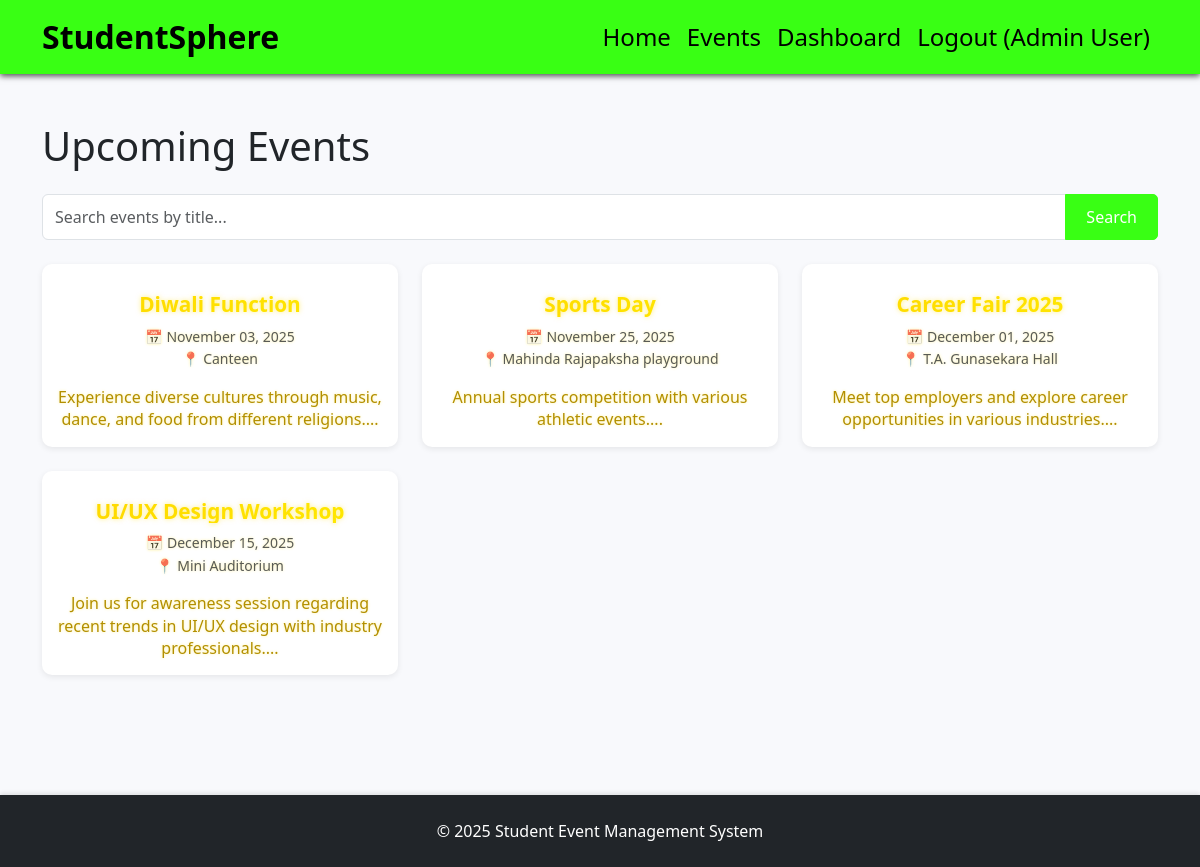
The app's page /events.php (signed in) with its own data.
### tables this page shows
CREATE TABLE IF NOT EXISTS events (
    event_id INT AUTO_INCREMENT PRIMARY KEY,
    title VARCHAR(150) NOT NULL,
    date DATE NOT NULL,
    venue VARCHAR(150) NOT NULL,
    description TEXT,
    organizer VARCHAR(100) NOT NULL,
    created_at TIMESTAMP DEFAULT CURRENT_TIMESTAMP
);

### events.php (the view, shortened to what this page needs)
<?php
require_once 'php/db_connect.php';
$search = isset($_GET['search']) ? trim($_GET['search']) : '';
if ($search) {
    $stmt = $pdo->prepare("SELECT * FROM events WHERE title LIKE ? ORDER BY date ASC");
    $stmt->execute(['%' . $search . '%']);
} else {
    $stmt = $pdo->query("SELECT * FROM events ORDER BY date ASC");
}
$events = $stmt->fetchAll();
?>
<!DOCTYPE html>
<html lang="en">
<head>
    <link href="https://cdn.jsdelivr.net/npm/bootstrap@5.3.0/dist/css/bootstrap.min.css" rel="stylesheet">
    <link href="css/styles.css" rel="stylesheet">
</head>
<body>
    <nav class="navbar navbar-expand-lg navbar-dark bg-primary">
        <div class="container">
            <a class="navbar-brand" href="index.php">StudentSphere</a>
            <div class="collapse navbar-collapse" id="navbarNav">
                <ul class="navbar-nav ms-auto">
                    <li class="nav-item">
                        <a class="nav-link" href="index.php">Home</a>
                    </li>
                    <li class="nav-item">
                        <a class="nav-link active" href="events.php">Events</a>
                    </li>
                    <?php if (isset($_SESSION['user_id'])): ?>
                        <?php if ($_SESSION['role'] === 'admin'): ?>
                            <li class="nav-item">
                                <a class="nav-link" href="admin/dashboard.php">Dashboard</a>
                            </li>
                        <?php endif; ?>
                        <li class="nav-item">
                            <a class="nav-link" href="php/logout_user.php">Logout (<?php echo htmlspecialchars($_SESSION['name']); ?>)</a>
                        </li>
                    <?php endif; ?>
                </ul>
            </div>
        </div>
    </nav>
    <div class="container my-5">
        <h1 class="mb-4">Upcoming Events</h1>
        <form action="events.php" method="GET" class="mb-4">
            <div class="input-group">
                <input type="text" class="form-control" name="search" placeholder="Search events by title..." value="<?php echo htmlspecialchars($search); ?>">
                <button class="btn btn-primary" type="submit">Search</button>
            </div>
        </form>
        <?php if (count($events) > 0): ?>
            <div class="row">
                <?php foreach ($events as $event): ?>
                    <div class="col-md-6 col-lg-4 mb-4">
                        <div class="card event-card h-100 shadow-sm">
                            <div class="card-body d-flex flex-column">
                                <h5 class="card-title"><?php echo htmlspecialchars($event['title']); ?></h5>
                                <p class="card-text text-muted">
                                    <small>📅 <?php echo date('F d, Y', strtotime($event['date'])); ?></small><br>
                                    <small>📍 <?php echo htmlspecialchars($event['venue']); ?></small>
                                </p>
                                <p class="card-text"><?php echo htmlspecialchars(substr($event['description'], 0, 100)) . '...'; ?></p>
                            </div>
                        </div>
                    </div>
                <?php endforeach; ?>
            </div>
        <?php else: ?>
            <div class="alert alert-info">
                No events found. <?php if ($search): ?>Try a different search term.<?php endif; ?>
            </div>
        <?php endif; ?>
    </div>
    <footer class="bg-dark text-white text-center py-4 mt-5">
        <div class="container">
            <p class="mb-0">&copy; 2025 Student Event Management System</p>
        </div>
    </footer>
</body>
</html>

### css/styles.css (style rules this page uses)
:root { --primary-color: #39ff14; --primary-green: #39ff14; --primary-aqua: #00ff7f; --dark-green: #00c200; --dark-aqua: #00b36b; --light-green: #eafff0; --light-aqua: #f2fff6; --gradient-start: #39ff14; --gradient-end: #00ff7f; }
body { font-family: 'Segoe UI', Tahoma, Geneva, Verdana, sans-serif; background-color: #f8f9fc; min-height: 100vh; display: flex; flex-direction: column; }
.event-card { border: none; border-radius: 10px; transition: transform 0.3s ease, box-shadow 0.3s ease; overflow: hidden; background: #ffffff; color: #333; text-align: center; box-shadow: 0 6px 15px rgba(255, 223, 0, 0.3), 0 0 20px rgba(255, 223, 0, 0.2); }
.event-card .card-title { font-size: 1.3rem; font-weight: 600; margin: 0.75rem 0 0.5rem; background: linear-gradient(90deg, #ffd700, #ffec00); -webkit-background-clip: text; -webkit-text-fill-color: transparent; text-shadow: 0 0 5px rgba(255, 223, 0, 0.5); }
.event-card .card-text { font-size: 1rem; color: #b38f00; line-height: 1.4; text-shadow: 0 0 3px rgba(255, 223, 0, 0.4); }
.card { border: none; border-radius: 10px; }
.btn { border-radius: 5px; padding: 10px 20px; font-weight: 500; transition: all 0.3s ease; }
.btn-primary { background-color: var(--primary-color); border-color: var(--primary-color); }
.navbar { background-color: var(--primary-color) !important; box-shadow: 0 2px 6px rgba(0,0,0,0.7); }
.navbar-brand { font-weight: 600; font-size: 2rem; color: black; }
.navbar .nav-link { color: black !important; font-weight: 500; font-size: 1.5rem; }
footer { margin-top: auto; box-shadow: 0 -2px 4px rgba(0,0,0,0.1); }
.shadow-sm { box-shadow: 0 2px 6px rgba(0,0,0,0.08) !important; }
.card, .alert { animation: fadeIn 0.5s ease; }

### records on screen
events: title "Diwali Function", date "November 03, 2025", venue "Canteen", description "Experience diverse cultures through music, dance, and food from different religions."
events: title "Sports Day", date "November 25, 2025", venue "Mahinda Rajapaksha playground", description "Annual sports competition with various athletic events."
events: title "Career Fair 2025", date "December 01, 2025", venue "T.A. Gunasekara Hall", description "Meet top employers and explore career opportunities in various industries."
events: title "UI/UX Design Workshop", date "December 15, 2025", venue "Mini Auditorium", description "Join us for awareness session regarding recent trends in UI/UX design with industry professionals."

### other values on screen
$_SESSION['name'] "Admin User"
